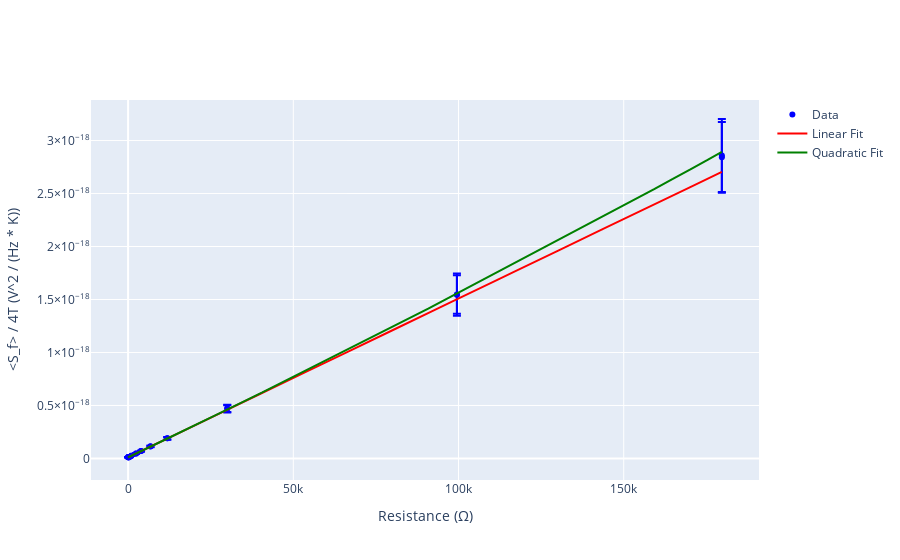
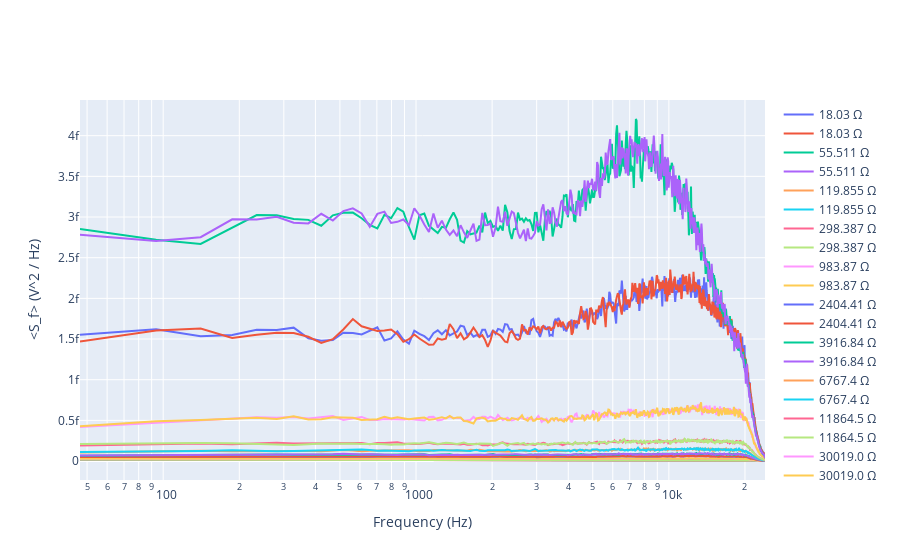

The notebook cell saved with these charts, in order:
### Code cell
# Noise data analysis

Temp = 21.1 + 273.15
Temp_std = 1.5

fs = 48000

Pden_arr = np.array([])
Pden_std_arr = np.array([])


def G_std_over_G(f, V_in, R_2):
    return np.sqrt( ( (3E-3 + 0.01 * G_piece_func(f) * V_in) / (G_piece_func(f) * V_in) ) ** 2
                                     + (( v_into_amp(3E-3, cR_1, R_2) + 0.01 * V_in) / V_in) ** 2)


color_arr = ['green', 'red', 'blue', 'orange', 'pink', 'cyan', 'purple']

fig2 = go.Figure()
fig2.update_layout(
    xaxis_title="Frequency (Hz)",
    yaxis_title="<S_f> (V^2 / Hz)",
    xaxis_type="log"
)

r = 0
for v_dat in v_data_arr:
    f, Pxx_den = signal.welch(v_dat, fs, nperseg=1024)
    f = f[1:].real
    Pxx_den = Pxx_den[1:].real
    Pxx_den = Pxx_den / G_piece_func(f) ** 2 / C_interp(f) ** 2
    f_flat = f[15:200]
    flat_Pxx_den = Pxx_den[15:200]

    fig2.add_trace(go.Scatter(
        x=f, y=Pxx_den,
        name='{} Ω'.format(R_arr[r]),
        mode='lines',
        # line=dict(
        #     color=color_arr[r]
        # )
    ))

    data_std = np.sqrt(
        np.sum(
            ( 2 * flat_Pxx_den * np.sqrt( (2/40) ** 2 +
                                         (0.2 / G_piece_func(f_flat) + 0.01) ** 2) ) ** 2
        )
    ) / len(f_flat)
    Pden_std_arr = np.append(Pden_std_arr, np.sqrt(np.std(flat_Pxx_den) ** 2 + data_std ** 2))
    Pden_arr = np.append(Pden_arr, np.mean(flat_Pxx_den).real)
    r += 1

def lin_func(x, a, b):
    return a*x + b

def quad_func(x, a, b, c):
    return a*x**2 + b*x + c

kb_slope_arr = Pden_arr / (4 * Temp)
kb_slope_std_arr = Pden_arr / (4 * Temp) * np.sqrt((Pden_std_arr / Pden_arr) ** 2 + (Temp_std / Temp) ** 2)

params_lin, cov_lin = curve_fit(lin_func, R_arr, kb_slope_arr, sigma=kb_slope_std_arr)
p_lin_err = np.sqrt(np.diag(cov_lin))

params_quad, cov_quad = curve_fit(quad_func, R_arr, kb_slope_arr, sigma=kb_slope_std_arr)
p_quad_err = np.sqrt(np.diag(cov_quad))

R_space = np.linspace(0, max(R_arr), 10000)

fig1 = go.Figure()
fig1.add_trace(go.Scatter(
    x=R_arr, y=kb_slope_arr,
    error_y=dict(
        type='data',
        array=kb_slope_std_arr,
        color='blue'
    ),
    name='Data', 
    mode='markers',
    marker=dict(
        color='blue'
    )
))

fig1.add_trace(go.Scatter(
    x=R_space, y=lin_func(R_space, *params_lin),
    name='Linear Fit',
    mode='lines',
    line=dict(
        color='red'
    )
))

fig1.add_trace(go.Scatter(
    x=R_space, y=quad_func(R_space, *params_quad),
    name='Quadratic Fit',
    mode='lines',
    line=dict(
        color='green'
    )
))

fig1.update_layout(
    xaxis_title='Resistance (Ω)',
    yaxis_title='<S_f> / 4T (V^2 / (Hz * K))'
)

fig1.show()
fig1.write_image('S vs R plot.pdf')
fig1.write_image('S vs R plot.png')
fig2.show()
fig2.write_image('PSD per R.pdf')
fig2.write_image('PSD per R.png')

print('Lin param: {} +/- {} , Const param: {} +/- {}'.format(params_lin[0], p_lin_err[0], params_lin[1], p_lin_err[1]))
print('Quad param: {} +/- {} , Lin param: {} +/- {} , Const param: {} +/- {}'.format(params_quad[0], p_quad_err[0], params_quad[1],
                                                                                     p_quad_err[1], params_quad[2], p_quad_err[2]))

### Figure 1 — Plotly figure (JSON) as saved in the notebook; plotly's stock layout.template omitted (floating-point values rounded to 4 significant figures; data arrays with more than 128 entries replaced by an {"elided": "..."} marker saying what was removed)
{"data": [{"error_y": {"array": [6.854e-22, 6.418e-22, 7.205e-22, 6.701e-22, 6.644e-22, 7.882e-22, 6.182e-22, 6.985e-22, 1.473e-21, 1.45e-21, 2.517e-21, 2.628e-21, 4.014e-21, 3.876e-21, 7.299e-21, 6.457e-21, 1.332e-20, 1.239e-20, 3.451e-20, 3.474e-20, 1.814e-19, 1.994e-19, 3.337e-19, 3.44e-19], "color": "blue", "type": "data"}, "marker": {"color": "blue"}, "mode": "markers", "name": "Data", "type": "scatter", "x": [18.03, 18.03, 55.51, 55.51, 119.9, 119.9, 298.4, 298.4, 983.9, 983.9, 2404.0, 2404.0, 3917.0, 3917.0, 6767.0, 6767.0, 11860.0, 11860.0, 30019, 30019, 99520, 99520, 179700, 179700], "y": [1.19e-20, 1.196e-20, 1.252e-20, 1.25e-20, 1.339e-20, 1.343e-20, 1.164e-20, 1.156e-20, 2.635e-20, 2.637e-20, 4.712e-20, 4.772e-20, 6.954e-20, 6.941e-20, 1.133e-19, 1.142e-19, 1.898e-19, 1.912e-19, 4.729e-19, 4.686e-19, 1.546e-18, 1.546e-18, 2.842e-18, 2.859e-18]}, {"line": {"color": "red"}, "mode": "lines", "name": "Linear Fit", "type": "scatter", "x": {"elided": "10000 float values"}, "y": {"elided": "10000 float values"}}, {"line": {"color": "green"}, "mode": "lines", "name": "Quadratic Fit", "type": "scatter", "x": {"elided": "10000 float values"}, "y": {"elided": "10000 float values"}}], "layout": {"xaxis": {"title": {"text": "Resistance (Ω)"}}, "yaxis": {"title": {"text": "<S_f> / 4T (V^2 / (Hz * K))"}}}}

### Figure 2 — Plotly figure (JSON) as saved in the notebook; plotly's stock layout.template omitted (floating-point values rounded to 4 significant figures; data arrays with more than 128 entries replaced by an {"elided": "..."} marker saying what was removed)
{"data": [{"mode": "lines", "name": "18.03 Ω", "type": "scatter", "x": {"elided": "512 float values"}, "y": {"elided": "512 float values"}}, {"mode": "lines", "name": "18.03 Ω", "type": "scatter", "x": {"elided": "512 float values"}, "y": {"elided": "512 float values"}}, {"mode": "lines", "name": "55.511 Ω", "type": "scatter", "x": {"elided": "512 float values"}, "y": {"elided": "512 float values"}}, {"mode": "lines", "name": "55.511 Ω", "type": "scatter", "x": {"elided": "512 float values"}, "y": {"elided": "512 float values"}}, {"mode": "lines", "name": "119.855 Ω", "type": "scatter", "x": {"elided": "512 float values"}, "y": {"elided": "512 float values"}}, {"mode": "lines", "name": "119.855 Ω", "type": "scatter", "x": {"elided": "512 float values"}, "y": {"elided": "512 float values"}}, {"mode": "lines", "name": "298.387 Ω", "type": "scatter", "x": {"elided": "512 float values"}, "y": {"elided": "512 float values"}}, {"mode": "lines", "name": "298.387 Ω", "type": "scatter", "x": {"elided": "512 float values"}, "y": {"elided": "512 float values"}}, {"mode": "lines", "name": "983.87 Ω", "type": "scatter", "x": {"elided": "512 float values"}, "y": {"elided": "512 float values"}}, {"mode": "lines", "name": "983.87 Ω", "type": "scatter", "x": {"elided": "512 float values"}, "y": {"elided": "512 float values"}}, {"mode": "lines", "name": "2404.41 Ω", "type": "scatter", "x": {"elided": "512 float values"}, "y": {"elided": "512 float values"}}, {"mode": "lines", "name": "2404.41 Ω", "type": "scatter", "x": {"elided": "512 float values"}, "y": {"elided": "512 float values"}}, {"mode": "lines", "name": "3916.84 Ω", "type": "scatter", "x": {"elided": "512 float values"}, "y": {"elided": "512 float values"}}, {"mode": "lines", "name": "3916.84 Ω", "type": "scatter", "x": {"elided": "512 float values"}, "y": {"elided": "512 float values"}}, {"mode": "lines", "name": "6767.4 Ω", "type": "scatter", "x": {"elided": "512 float values"}, "y": {"elided": "512 float values"}}, {"mode": "lines", "name": "6767.4 Ω", "type": "scatter", "x": {"elided": "512 float values"}, "y": {"elided": "512 float values"}}, {"mode": "lines", "name": "11864.5 Ω", "type": "scatter", "x": {"elided": "512 float values"}, "y": {"elided": "512 float values"}}, {"mode": "lines", "name": "11864.5 Ω", "type": "scatter", "x": {"elided": "512 float values"}, "y": {"elided": "512 float values"}}, {"mode": "lines", "name": "30019.0 Ω", "type": "scatter", "x": {"elided": "512 float values"}, "y": {"elided": "512 float values"}}, {"mode": "lines", "name": "30019.0 Ω", "type": "scatter", "x": {"elided": "512 float values"}, "y": {"elided": "512 float values"}}, {"mode": "lines", "name": "99520.0 Ω", "type": "scatter", "x": {"elided": "512 float values"}, "y": {"elided": "512 float values"}}, {"mode": "lines", "name": "99520.0 Ω", "type": "scatter", "x": {"elided": "512 float values"}, "y": {"elided": "512 float values"}}, {"mode": "lines", "name": "179700.0 Ω", "type": "scatter", "x": {"elided": "512 float values"}, "y": {"elided": "512 float values"}}, {"mode": "lines", "name": "179700.0 Ω", "type": "scatter", "x": {"elided": "512 float values"}, "y": {"elided": "512 float values"}}], "layout": {"xaxis": {"title": {"text": "Frequency (Hz)"}, "type": "log"}, "yaxis": {"title": {"text": "<S_f> (V^2 / Hz)"}}}}
